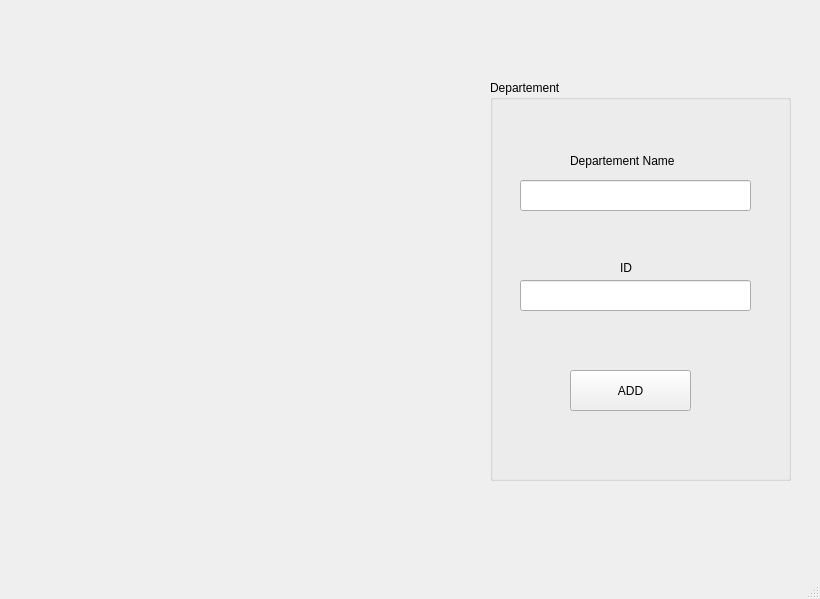
<?xml version="1.0" encoding="UTF-8"?>
<ui version="4.0">
 <class>MainWindow</class>
 <widget class="QMainWindow" name="MainWindow">
  <property name="geometry">
   <rect>
    <x>0</x>
    <y>0</y>
    <width>820</width>
    <height>599</height>
   </rect>
  </property>
  <property name="windowTitle">
   <string>MainWindow</string>
  </property>
  <property name="styleSheet">
   <string notr="true"/>
  </property>
  <widget class="QWidget" name="centralwidget">
   <widget class="QGroupBox" name="groupBox">
    <property name="geometry">
     <rect>
      <x>490</x>
      <y>80</y>
      <width>301</width>
      <height>401</height>
     </rect>
    </property>
    <property name="title">
     <string>Departement</string>
    </property>
    <widget class="QLineEdit" name="lineEdit_departement_name">
     <property name="geometry">
      <rect>
       <x>30</x>
       <y>100</y>
       <width>231</width>
       <height>31</height>
      </rect>
     </property>
    </widget>
    <widget class="QLabel" name="label">
     <property name="geometry">
      <rect>
       <x>80</x>
       <y>70</y>
       <width>151</width>
       <height>21</height>
      </rect>
     </property>
     <property name="text">
      <string>Departement Name</string>
     </property>
    </widget>
    <widget class="QLineEdit" name="lineEdit_department_id">
     <property name="geometry">
      <rect>
       <x>30</x>
       <y>200</y>
       <width>231</width>
       <height>31</height>
      </rect>
     </property>
    </widget>
    <widget class="QLabel" name="label_2">
     <property name="geometry">
      <rect>
       <x>130</x>
       <y>180</y>
       <width>56</width>
       <height>16</height>
      </rect>
     </property>
     <property name="text">
      <string>ID</string>
     </property>
    </widget>
    <widget class="QPushButton" name="pushButton">
     <property name="geometry">
      <rect>
       <x>80</x>
       <y>290</y>
       <width>121</width>
       <height>41</height>
      </rect>
     </property>
     <property name="text">
      <string>ADD</string>
     </property>
    </widget>
   </widget>
  </widget>
  <widget class="QMenuBar" name="menubar">
   <property name="geometry">
    <rect>
     <x>0</x>
     <y>0</y>
     <width>820</width>
     <height>26</height>
    </rect>
   </property>
  </widget>
  <widget class="QStatusBar" name="statusbar"/>
 </widget>
 <resources/>
 <connections/>
</ui>
